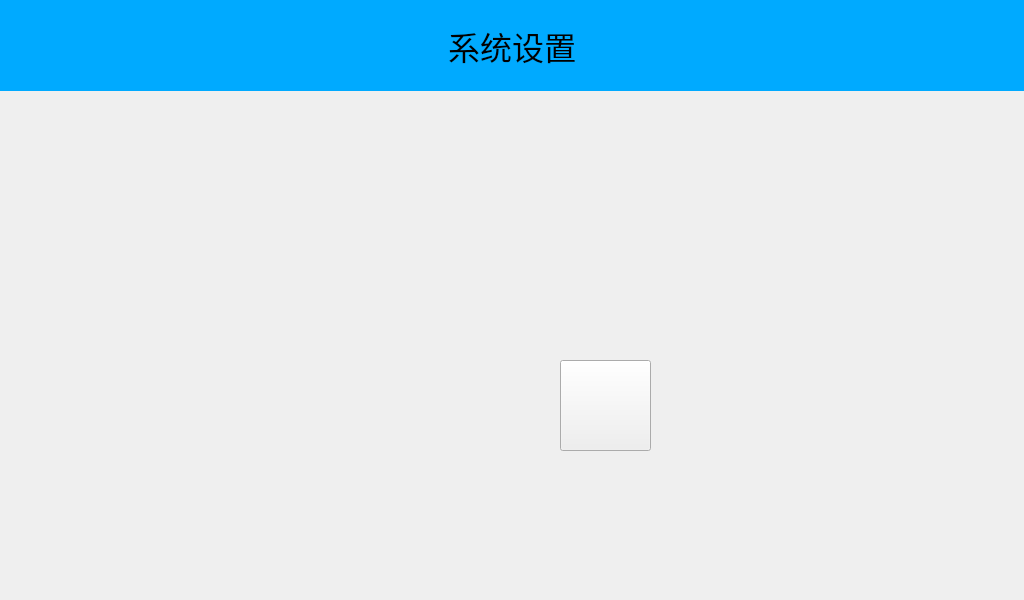
<?xml version="1.0" encoding="UTF-8"?>
<ui version="4.0">
 <class>FormMain</class>
 <widget class="QWidget" name="FormMain">
  <property name="geometry">
   <rect>
    <x>0</x>
    <y>0</y>
    <width>1024</width>
    <height>600</height>
   </rect>
  </property>
  <property name="windowTitle">
   <string>Form</string>
  </property>
  <widget class="QLabel" name="label">
   <property name="geometry">
    <rect>
     <x>0</x>
     <y>0</y>
     <width>1024</width>
     <height>91</height>
    </rect>
   </property>
   <property name="font">
    <font>
     <pointsize>24</pointsize>
    </font>
   </property>
   <property name="styleSheet">
    <string notr="true">background-color: rgb(0, 170, 255);</string>
   </property>
   <property name="text">
    <string>系统设置</string>
   </property>
   <property name="alignment">
    <set>Qt::AlignCenter</set>
   </property>
  </widget>
  <widget class="QPushButton" name="pushButton">
   <property name="geometry">
    <rect>
     <x>560</x>
     <y>360</y>
     <width>91</width>
     <height>91</height>
    </rect>
   </property>
   <property name="styleSheet">
    <string notr="true">QPushButton{
	border-image: url(:/resources/start.png);
}
QPushButton:hover{
	border-image: url(:/resources/query.png);
}
QPushButton:pressed{
	border-image: url(:/resources/config.png);
}</string>
   </property>
   <property name="text">
    <string/>
   </property>
  </widget>
 </widget>
 <resources/>
 <connections/>
</ui>
